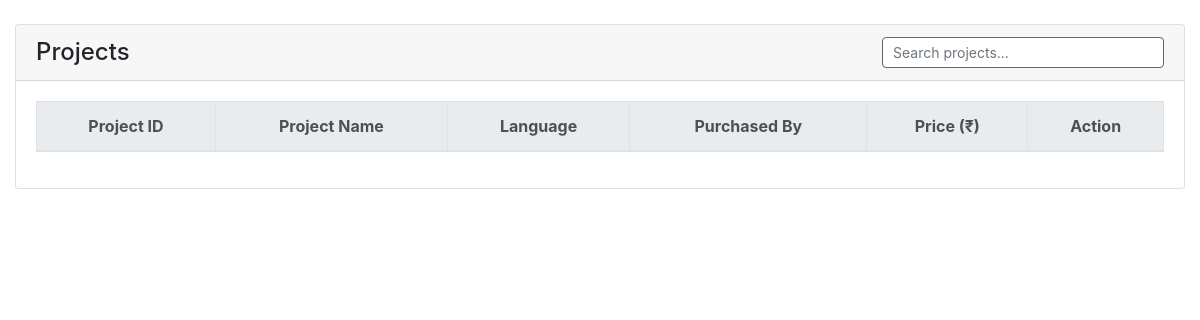
Before: /projects.php with the older database file.
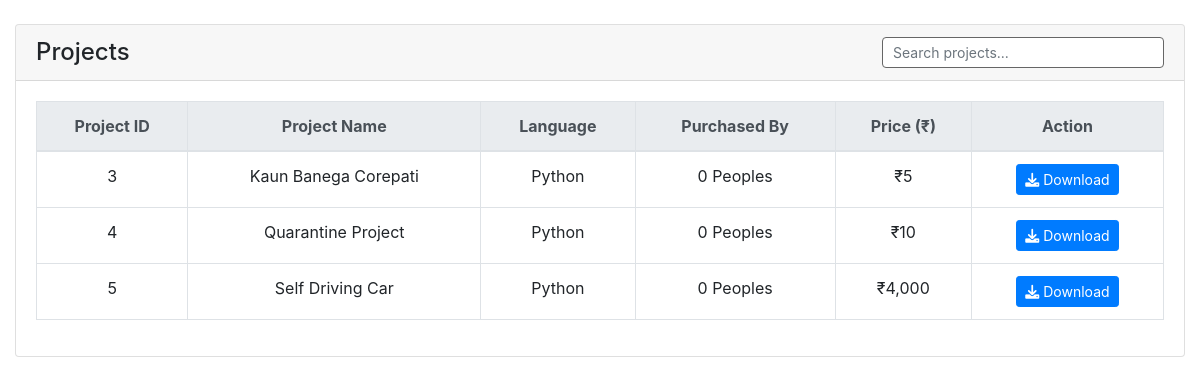
After: the same page with the newer database file.
### tables this page shows
CREATE TABLE `project` (
  `project_id` int(11) NOT NULL,
  `project_name` varchar(200) NOT NULL,
  `project_language` varchar(200) NOT NULL,
  `project_price` int(11) NOT NULL,
  `project_link` varchar(500) NOT NULL
);

### projects.php (the view, shortened to what this page needs)
<?php
include 'db_connect.php';
$is_student   = ($_SESSION['login_user_type'] == 3);
$purchased = [];
?>
<!DOCTYPE html>
<html>
<head>
    <link rel="stylesheet" href="https://stackpath.bootstrapcdn.com/bootstrap/4.6.0/css/bootstrap.min.css">
    <link rel="stylesheet" href="https://cdnjs.cloudflare.com/ajax/libs/font-awesome/6.0.0/css/all.min.css">
</head>
<body>
<div class="container-fluid mt-4">
    <div class="card card-outline card-success">
        <div class="card-header d-flex justify-content-between align-items-center">
            <h4 class="card-title mb-0">Projects</h4>
            <input type="text" id="searchInput" class="form-control form-control-sm w-25" placeholder="Search projects...">
        </div>
        <div class="card-body">
            <div class="table-responsive">
                <table class="table table-bordered table-hover" id="projectsTable">
                    <thead class="thead-light">
                        <tr>
                            <th class="text-center" onclick="sortTable(0)">Project ID</th>
                            <th class="text-center" onclick="sortTable(1)">Project Name</th>
                            <th class="text-center" onclick="sortTable(2)">Language</th>
                            <th class="text-center" onclick="sortTable(3)">Purchased By</th>
                            <th class="text-center" onclick="sortTable(4)">Price (₹)</th>
                            <th class="text-center">Action</th>
                        </tr>
                    </thead>
                    <tbody>
<?php
$qry = $conn->query("
    SELECT
        p.project_id, p.project_name, p.project_language,
        p.project_price, p.project_link,
        COUNT(spr.student_id) AS total_purchased
    FROM project p
    LEFT JOIN studentprojectregistered spr ON spr.project_id = p.project_id
    GROUP BY p.project_id
");
while ($row = $qry->fetch_assoc()):
    $already_bought = in_array((int)$row['project_id'], $purchased);
?>
                        <tr>
                            <td class="text-center"><?php echo $row['project_id']; ?></td>
                            <td class="text-center"><?php echo htmlspecialchars($row['project_name']); ?></td>
                            <td class="text-center"><?php echo htmlspecialchars($row['project_language']); ?></td>
                            <td class="text-center"><?php echo $row['total_purchased']; ?> Peoples</td>
                            <td class="text-center">₹<?php echo number_format($row['project_price']); ?></td>
                            <td class="text-center">
                                <?php if (!$is_student || $already_bought): ?>
                                    <a href="../projects/<?php echo $row['project_link']; ?>"
                                       class="btn btn-sm btn-primary" download>
                                        <i class="fa fa-download"></i> Download
                                    </a>
                                <?php endif; ?>
                            </td>
                        </tr>
<?php endwhile; ?>
                    </tbody>
                </table>
            </div>
        </div>
    </div>
</div>
</body>
</html>

### projects.php (style rules this page uses)
#searchInput { border: 1px solid #666; border-radius: 4px; padding: 6px 10px; }

Changed rows visible on the page:
added project: project_id "3", project_name "Kaun Banega Corepati", project_language "Python", total_purchased "0", project_price "5"
added project: project_id "4", project_name "Quarantine Project", project_language "Python", total_purchased "0", project_price "10"
added project: project_id "5", project_name "Self Driving Car", project_language "Python", total_purchased "0", project_price "4,000"
